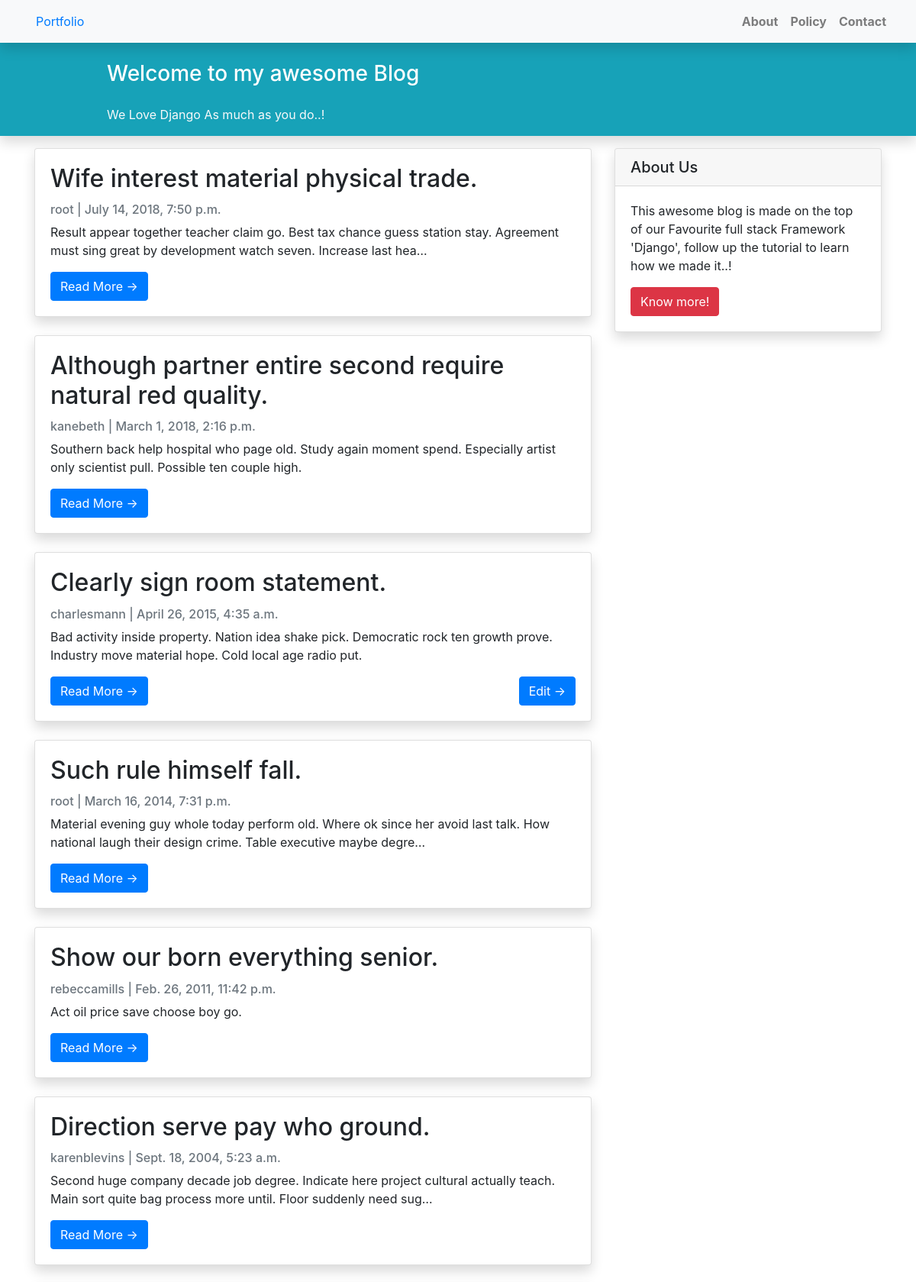
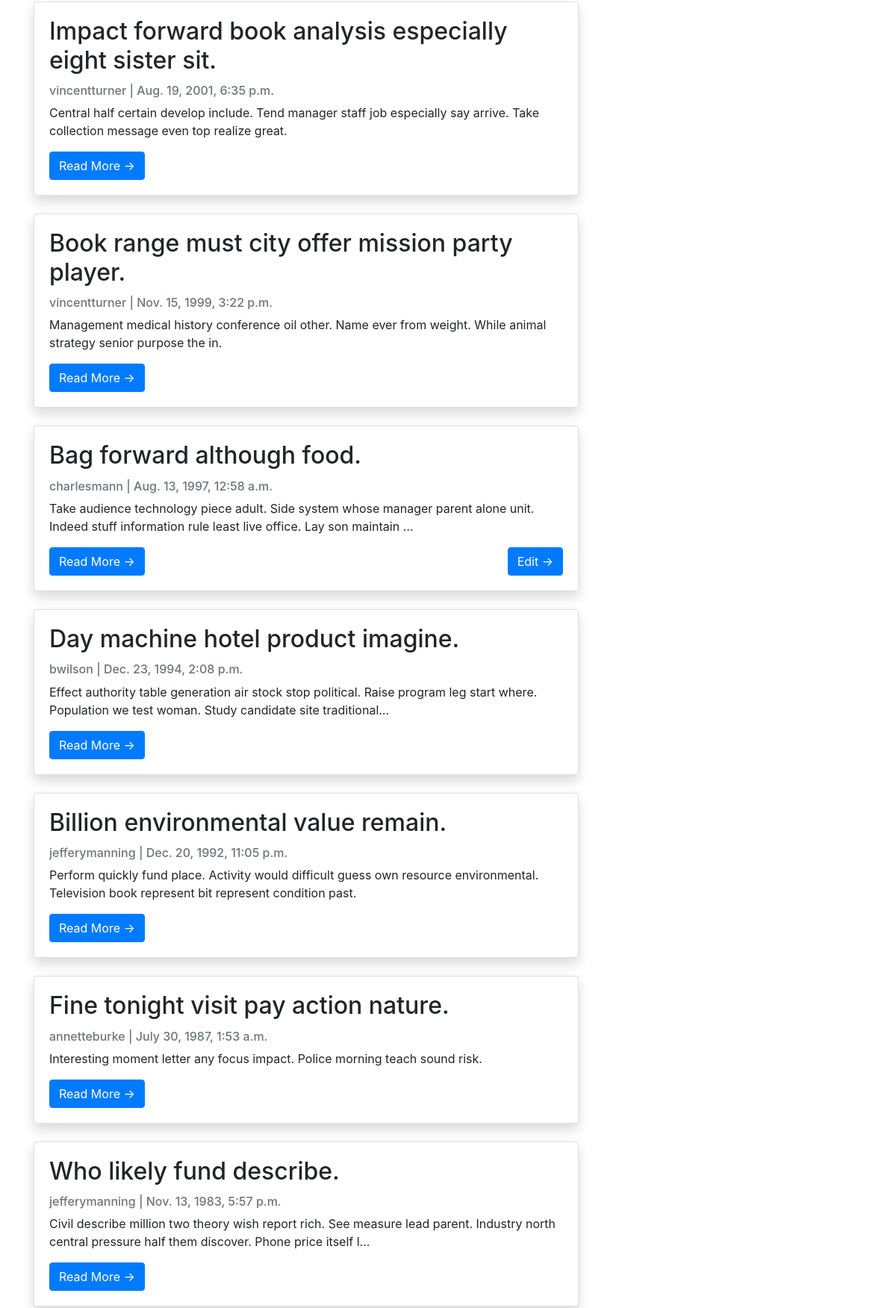
Page /blog/ (signed in, upper part) on the committed database (2 pictures, top to bottom).
### blog/models.py (models this page shows, shortened)
class Blog(models.Model):
    STATUS = (
        (0, "Draft"),
        (1, "Publish")
    )
    title = models.CharField(max_length=200, unique=True)
    slug = models.SlugField(max_length=200, unique=True)
    author = models.ForeignKey(User, on_delete=models.CASCADE, related_name='blogs')
    updated_on = models.DateTimeField(auto_now=True)
    content = models.TextField()
    created_on = models.DateTimeField(auto_now_add=True)
    status = models.IntegerField(choices=STATUS, default=0)
    class Meta:
        ordering = ['-created_on']

### blog/views.py (the view)
# urls.py: path('', views.BlogList.as_view(), name='blog'),
class BlogList(generic.ListView):
    queryset  = Blog.objects.filter(status=1).order_by('-created_on')

### blog/templates/blog/blog_list.html
{% extends "blog/base.html" %}
{% block content %}
    {% for blog in blog_list  %}
    <div class="card mb-4 shadow">
        <div class="card-body">
            <h2 class="card-title">{{ blog.title }}</h2>
            <p class="card-text text-muted h6">{{ blog.author }} | {{ blog.created_on}} </p>
            <p class="card-text">{{blog.content|safe|truncatechars_html:"150" }}</p>
            <div class="d-flex justify-content-between">
               <a href="{% url 'blog:blog_detail' blog.slug  %}" class="btn btn-primary">Read More &rarr;</a>
                {% if blog.author == user %}
               <a href="{% url 'blog:blog_update' blog.slug  %}" class="btn btn-primary">Edit &rarr;</a>
                {% endif %}
            </div>
        </div>
    </div>
    {% endfor %}
{%endblock%}

### rows in the picture
Blog: title "Wife interest material physical trade.", author "root", created_on "July 14, 2018, 7:50 p.m.", content "Result appear together teacher claim go. Best tax chance guess station stay. Agreement must sing great by development watch seven. Increase last hea…"
Blog: title "Although partner entire second require natural red quality.", author "kanebeth", created_on "March 1, 2018, 2:16 p.m.", content "Southern back help hospital who page old. Study again moment spend. Especially artist only scientist pull. Possible ten couple high."
Blog: title "Clearly sign room statement.", author "charlesmann", created_on "April 26, 2015, 4:35 a.m.", content "Bad activity inside property. Nation idea shake pick. Democratic rock ten growth prove. Industry move material hope. Cold local age radio put.", shows "Edit →"
Blog: title "Such rule himself fall.", author "root", created_on "March 16, 2014, 7:31 p.m.", content "Material evening guy whole today perform old. Where ok since her avoid last talk. How national laugh their design crime. Table executive maybe degre…"
Blog: title "Show our born everything senior.", author "rebeccamills", created_on "Feb. 26, 2011, 11:42 p.m.", content "Act oil price save choose boy go."
Blog: title "Direction serve pay who ground.", author "karenblevins", created_on "Sept. 18, 2004, 5:23 a.m.", content "Second huge company decade job degree. Indicate here project cultural actually teach. Main sort quite bag process more until. Floor suddenly need sug…"
Blog: title "Impact forward book analysis especially eight sister sit.", author "vincentturner", created_on "Aug. 19, 2001, 6:35 p.m.", content "Central half certain develop include. Tend manager staff job especially say arrive. Take collection message even top realize great."
Blog: title "Book range must city offer mission party player.", author "vincentturner", created_on "Nov. 15, 1999, 3:22 p.m.", content "Management medical history conference oil other. Name ever from weight. While animal strategy senior purpose the in."
Blog: title "Bag forward although food.", author "charlesmann", created_on "Aug. 13, 1997, 12:58 a.m.", content "Take audience technology piece adult. Side system whose manager parent alone unit. Indeed stuff information rule least live office. Lay son maintain …", shows "Edit →"
Blog: title "Day machine hotel product imagine.", author "bwilson", created_on "Dec. 23, 1994, 2:08 p.m.", content "Effect authority table generation air stock stop political. Raise program leg start where. Population we test woman. Study candidate site traditional…"
Blog: title "Billion environmental value remain.", author "jefferymanning", created_on "Dec. 20, 1992, 11:05 p.m.", content "Perform quickly fund place. Activity would difficult guess own resource environmental. Television book represent bit represent condition past."
Blog: title "Fine tonight visit pay action nature.", author "annetteburke", created_on "July 30, 1987, 1:53 a.m.", content "Interesting moment letter any focus impact. Police morning teach sound risk."
Blog: title "Who likely fund describe.", author "jefferymanning", created_on "Nov. 13, 1983, 5:57 p.m.", content "Civil describe million two theory wish report rich. See measure lead parent. Industry north central pressure half them discover. Phone price itself l…"
